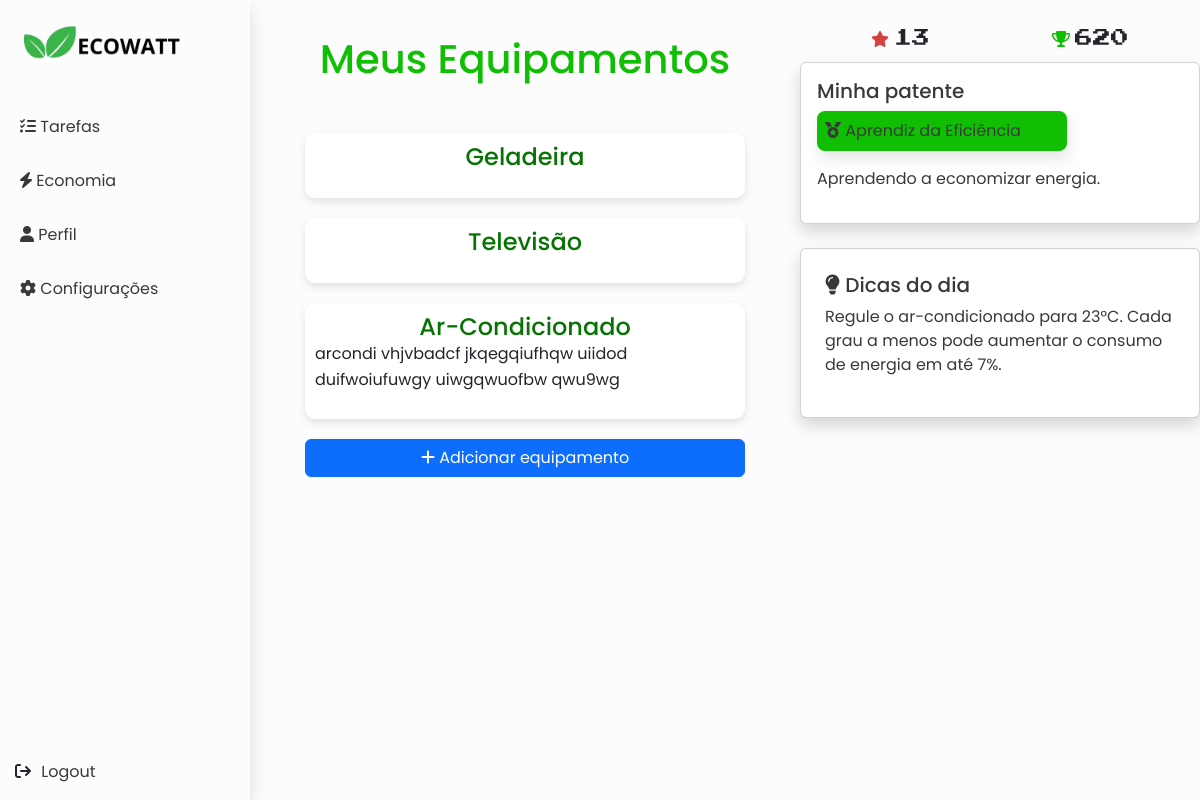
Screenshot of /user/meus-equipamentos/ (signed in) with the database file from the repository.
### dashboard/models.py (models this page shows, shortened)
class UserEquipamento(models.Model):
    user = models.ForeignKey(User, on_delete=models.CASCADE)
    equipamento = models.ForeignKey(Equipamento, on_delete=models.CASCADE)

class Equipamento(models.Model):
    nome = models.CharField(max_length=100)
    descricao = models.TextField(blank=True, null=True)

class PerfilGamer(models.Model):
    user = models.OneToOneField(
        User, on_delete=models.CASCADE, related_name='perfil')
    nivel = models.PositiveIntegerField(default=1)  # Nível atual
    experiencia = models.PositiveIntegerField(default=0)  # XP acumulada
    patente = models.CharField(
        max_length=50, choices=PATENTES, default='INICIANTE')  # Patente atual

class TextoDicas(models.Model):
    texto = models.CharField(max_length=300,blank=False)

### user/views.py (the view)
# urls.py: path('meus-equipamentos/', views.meus_equipamentos, name='meus-equipamentos'),
@login_required
def meus_equipamentos(request):
    equipamentos = modelsDashboard.UserEquipamento.objects.filter(user=request.user)
    return render(request, 'meus-equipamentos.html', {'equipamentos': equipamentos})

### dashboard/context_processors.py (called while the page is built)
def dados_dashboard(request):
    context = {}
    if request.user.is_authenticated:
        perfil, created = PerfilGamer.objects.get_or_create(user=request.user)
        pontuacao_atual = perfil.experiencia
        patente = perfil.get_patente_display()
        descricao_patente = DESCRICOES_PATENTES.get(perfil.patente, "Descrição não disponível.")
        dicas = TextoDicas.objects.all()
        if dicas.exists():
            dica_aleatoria = random.choice(dicas)  # Seleciona uma dica aleatória
            context['dica_aleatoria'] = dica_aleatoria.texto
        context.update({
            'pontuacao_atual': pontuacao_atual,
            'patente': patente,
            'descricao_patente': descricao_patente,
        })
    return context

### user/templates/meus-equipamentos.html (shortened to what this page needs)
{% extends 'dashboard.html' %}
{% load static %}
{% block link_extras %}
<link rel="stylesheet" href="{% static 'css/user/meus-equipamentos.css' %}">
<link rel="stylesheet" href="{% static 'css/user/css-global.css' %}">
{% endblock %}
{% block main %}
<div class="equipamentos-container">
    <h1>Meus Equipamentos</h1>
    <div class="equipamentos-list">
        {% for equipamento in equipamentos %}
        <div class="equipamento-card">
            <div class="card-header">
                <h3>{{ equipamento.equipamento.nome }}</h3>
            </div>
            <div class="card-body">
                <p>{{ equipamento.equipamento.descricao }}</p>
            </div>
        </div>
        {% empty %}
        <p class="sem-equipamentos">Nenhum equipamento registrado.</p>
        {% endfor %}
        <a href="{% url 'selecionar-equipamentos' %}" class="btn btn-primary"><i class="fas fa-plus"></i> Adicionar equipamento</a>
    </div>
</div>
{% endblock %}

### dashboard/templates/dashboard.html (shortened to what this page needs)
{% load static %}
<!DOCTYPE html>
<html lang="pt-BR">
  <head>
    {% block link_extras %}{% endblock %}
    <link
      href="https://cdn.jsdelivr.net/npm/bootstrap@5.3.0/dist/css/bootstrap.min.css"
      rel="stylesheet"
    />
    <link
      href="https://cdnjs.cloudflare.com/ajax/libs/font-awesome/6.0.0-beta3/css/all.min.css"
      rel="stylesheet"
    />
    <link rel="stylesheet" href="{% static 'css/dashboard/dashboard.css' %}" />
    <link rel="stylesheet" href="{% static 'css/css-global.css' %}" />
  </head>
  <body>
    <div class="dashboard">
      {% block sidebar %}
      <div class="sidebar">
        <div class="header-sidebar">
          <img
            class="logomarca"
            src="{% static 'img/main_pages/ECOWATT.png' %}"
            alt=""
          />
          <a href="{% url 'dashboard' %}"
            ><i class="fas fa-tasks"></i> Tarefas</a
          >
          <a href="{% url 'pagina-economia' %}"
            ><i class="fas fa-bolt"></i> Economia</a
          >
          <a href="{% url 'perfil' %}"><i class="fas fa-user"></i> Perfil</a>
          <a href="{% url 'configuracoes' %}"
            ><i class="fas fa-cog"></i> Configurações</a
          >
        </div>
        <div class="footer-sidebar">
          <div class="content-logout">{% include 'logout.html' %}</div>
        </div>
      </div>
      {% endblock %}
      <main class="main-content">
        {% block main %}{% endblock %}
      </main>
      {% block painel_direito %}
      <div class="painel-direito">
        <div class="content-pontos-nivel">
          <div class="content-nivel">
            <i class="fas fa-star"></i><span title="Nivel">{{ request.user.perfil.nivel }}</span>
          </div>
          <div class="content-pontos">
            <i class="fas fa-trophy"></i><span title="Total pontos">{{ request.user.perfil.experiencia }}</span>
          </div>
        </div>
        <div class="card p-3 card-perfil mb-4 shadow">
          <h5>Minha patente</h5>
          <p class="content-patente"> <i class="fas fa-medal"></i> {{ patente }}</p>
          <p>{{ descricao_patente }}</p>
      </div>
      <div class="card p-4 card-perfil content-dica shadow">
          <h5><i class="fas fa-lightbulb"></i> Dicas do dia</h5>
          <p>{{ dica_aleatoria }}</p>
      </div>
      </div>
      {% endblock %}
    </div>
  </body>
</html>

### static/css/user/meus-equipamentos.css (style rules this page uses)
.equipamentos-container { padding: 20px; max-width: 1200px; margin: 0 auto; }
.equipamentos-container h1 { color: var(--green-accent); text-align: center; margin-bottom: 30px; font-size: 2.5rem; }
.equipamentos-list { display: grid; grid-template-columns: repeat(auto-fit, minmax(300px, 1fr)); gap: 20px; padding: 20px; }
.equipamento-card { background-color: white; border-radius: 10px; box-shadow: 0 4px 8px rgba(0, 0, 0, 0.1); overflow: hidden; padding: 10px; transition: transform 0.3s ease, box-shadow 0.3s ease; }
.card-header { background-color: var(--green-dark); padding: 15px; text-align: center; }
.card-header h3 { color: var(--green-dark); margin: 0; font-size: 1.5rem; }
.card-body { padding: 20px; color: var(--text-gray); line-height: 1.6; }

### static/css/css-global.css (style rules this page uses)
:root { --green-light: #44d593; --green-background: #48bf6b; --gray-light: #e6e6e6; --text-gray: #393939; --blue-button: #0d6efd; --purple-button: #5250bd; --blue-button-hover: #6bb1e4; --text-gray-light: #b3b3b3; --red-accent: rgb(214, 64, 64); --green-medium-light: #4bc954; --green-dark: #067302; --green-very-dark: #036221; --green-accent: #10bf04; }

### static/css/dashboard/dashboard.css (style rules this page uses)
html, body { height: 100%; margin: 0; padding: 0; font-family: "Poppins", sans-serif; background-color: #fcfcfc; }
.logomarca { width: 200px; height: 100px; object-fit: cover; }
.dashboard { width: 100%; display: flex; align-items: center; justify-content: space-between; height: 100%; }
.sidebar { display: flex; align-items: flex-start; justify-content: space-between; position:fixed; width: 100%; max-width: 250px; flex-direction: column; box-shadow: 2px 8px 16px rgba(0, 0, 0, 0.1); height: 100%; }
.header-sidebar { display: flex; flex-direction: column; width: 100%; }
.header-sidebar a { text-decoration: none; padding: 15px 20px; color: var(--text-gray); transition: all 0.3s ease; width: 100%; }
.footer-sidebar { width: 100%; }
.footer-sidebar .content-logout { display: flex; align-items: center; justify-content: flex-start; padding: 15px; width: 100%; }
.main-content { display: flex; align-items: flex-start; width: 100%; flex-direction: column; margin-left: 250px; padding: 15px; height: 100%; }
.painel-direito { height: 100%; display: flex; align-items: flex-start; flex-direction: column; padding: 15px 0; }
.content-pontos-nivel { display: flex; align-items: center; justify-content: space-around; width: 100%; padding: 10px; }
.content-nivel, .content-pontos { display: flex; align-items: center; justify-content: center; gap: 5px; }
.content-pontos i { color: var(--green-accent); }
.content-nivel i { color: var(--red-accent); font-size: 1em; }
.content-pontos span, .content-nivel span { font-size: 18px; font-family: "Press Start 2P", serif; }
.content-patente { padding: 8px; background-color: var(--green-accent); box-shadow: 2px 8px 16px rgba(0, 0, 0, 0.1); border-radius: 8px; width: 250px; }
.card-perfil { color: var(--text-gray); width: 100%; }
.content-dica p { width: 350px; }

### rows the page displays
UserEquipamento: equipamento.nome "Geladeira"
UserEquipamento: equipamento.nome "Televisão"
UserEquipamento: equipamento.nome "Ar-Condicionado", equipamento.descricao "arcondi vhjvbadcf jkqegqiufhqw uiidod duifwoiufuwgy uiwgqwuofbw qwu9wg"
TextoDicas: texto "Regule o ar-condicionado para 23°C. Cada grau a menos pode aumentar o consumo de energia em até 7%."

### other values shown
{{ request.user.perfil.nivel }} "13"
{{ request.user.perfil.experiencia }} "620"
{{ patente }} "Aprendiz da Eficiência"
{{ descricao_patente }} "Aprendendo a economizar energia."
